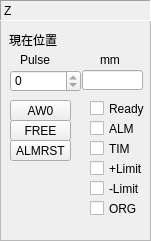
   <widget class="QFrame" name="frame_7">
    <property name="geometry">
     <rect>
      <x>310</x>
      <y>570</y>
      <width>151</width>
      <height>241</height>
     </rect>
    </property>
    <property name="frameShape">
     <enum>QFrame::StyledPanel</enum>
    </property>
    <property name="frameShadow">
     <enum>QFrame::Sunken</enum>
    </property>
    <widget class="QCheckBox" name="checkBoxALMZ">
     <property name="geometry">
      <rect>
       <x>90</x>
       <y>120</y>
       <width>61</width>
       <height>17</height>
      </rect>
     </property>
     <property name="text">
      <string>ALM</string>
     </property>
    </widget>
    <widget class="QCheckBox" name="checkBoxTIMZ">
     <property name="geometry">
      <rect>
       <x>90</x>
       <y>140</y>
       <width>61</width>
       <height>17</height>
      </rect>
     </property>
     <property name="text">
      <string>TIM</string>
     </property>
    </widget>
    <widget class="QCheckBox" name="checkBoxLimitPZ">
     <property name="geometry">
      <rect>
       <x>90</x>
       <y>160</y>
       <width>61</width>
       <height>17</height>
      </rect>
     </property>
     <property name="text">
      <string>+Limit</string>
     </property>
    </widget>
    <widget class="QCheckBox" name="checkBoxLimitMZ">
     <property name="geometry">
      <rect>
       <x>90</x>
       <y>180</y>
       <width>61</width>
       <height>17</height>
      </rect>
     </property>
     <property name="text">
      <string>-Limit</string>
     </property>
    </widget>
    <widget class="QCheckBox" name="checkBoxORGZ">
     <property name="geometry">
      <rect>
       <x>90</x>
       <y>200</y>
       <width>61</width>
       <height>17</height>
      </rect>
     </property>
     <property name="text">
      <string>ORG</string>
     </property>
    </widget>
    <widget class="QCheckBox" name="checkBoxReadyZ">
     <property name="geometry">
      <rect>
       <x>90</x>
       <y>100</y>
       <width>61</width>
       <height>17</height>
      </rect>
     </property>
     <property name="text">
      <string>Ready</string>
     </property>
    </widget>
    <widget class="QLabel" name="label_22">
     <property name="geometry">
      <rect>
       <x>9</x>
       <y>30</y>
       <width>51</width>
       <height>20</height>
      </rect>
     </property>
     <property name="text">
      <string>現在位置</string>
     </property>
    </widget>
    <widget class="QLabel" name="label_29">
     <property name="geometry">
      <rect>
       <x>0</x>
       <y>0</y>
       <width>151</width>
       <height>21</height>
      </rect>
     </property>
     <property name="frameShape">
      <enum>QFrame::Panel</enum>
     </property>
     <property name="frameShadow">
      <enum>QFrame::Sunken</enum>
     </property>
     <property name="text">
      <string>Z</string>
     </property>
    </widget>
    <widget class="QSpinBox" name="spinBoxCurrentPulseZ">
     <property name="geometry">
      <rect>
       <x>10</x>
       <y>70</y>
       <width>71</width>
       <height>22</height>
      </rect>
     </property>
     <property name="readOnly">
      <bool>true</bool>
     </property>
     <property name="minimum">
      <number>-99999999</number>
     </property>
     <property name="maximum">
      <number>99999999</number>
     </property>
    </widget>
    <widget class="QToolButton" name="toolButtonAW0Z">
     <property name="geometry">
      <rect>
       <x>10</x>
       <y>100</y>
       <width>61</width>
       <height>21</height>
      </rect>
     </property>
     <property name="text">
      <string>AW0</string>
     </property>
     <property name="checkable">
      <bool>true</bool>
     </property>
    </widget>
    <widget class="QToolButton" name="toolButtonAlmRstZ">
     <property name="geometry">
      <rect>
       <x>10</x>
       <y>140</y>
       <width>61</width>
       <height>21</height>
      </rect>
     </property>
     <property name="text">
      <string>ALMRST</string>
     </property>
     <property name="checkable">
      <bool>true</bool>
     </property>
    </widget>
    <widget class="QToolButton" name="toolButtonFreeZ">
     <property name="geometry">
      <rect>
       <x>10</x>
       <y>120</y>
       <width>61</width>
       <height>21</height>
      </rect>
     </property>
     <property name="text">
      <string>FREE</string>
     </property>
     <property name="checkable">
      <bool>true</bool>
     </property>
    </widget>
    <widget class="QLineEdit" name="lineEditCurrentPosMMZ">
     <property name="geometry">
      <rect>
       <x>82</x>
       <y>70</y>
       <width>61</width>
       <height>20</height>
      </rect>
     </property>
    </widget>
    <widget class="QLabel" name="label_39">
     <property name="geometry">
      <rect>
       <x>20</x>
       <y>50</y>
       <width>41</width>
       <height>20</height>
      </rect>
     </property>
     <property name="text">
      <string>Pulse</string>
     </property>
    </widget>
    <widget class="QLabel" name="label_40">
     <property name="geometry">
      <rect>
       <x>100</x>
       <y>50</y>
       <width>41</width>
       <height>20</height>
      </rect>
     </property>
     <property name="text">
      <string>mm</string>
     </property>
    </widget>
   </widget>
